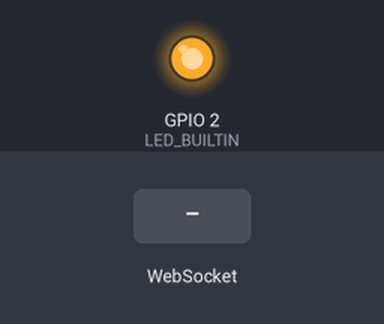
Recording of a sketch running on a simulated ESP32. On the bench: output pins drawn as LEDs (lit = HIGH). The inputs (shaded band) are chosen by the test bench. WiFi joins after 1.5 s; servers stay silent unless stated; random numbers use the default seed unless the sketch sets one; what the sketch prints to the serial monitor is not drawn.

Above: at 2.7 s.
2.8 s: WebSocket text "toggleLED" received
At 4.0 s:
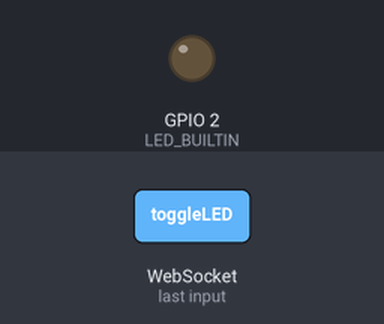
4.3 s: WebSocket text "1" received
Timing chart, 0 to 7.3 s (numbered marks = the images above; inputs shaded):
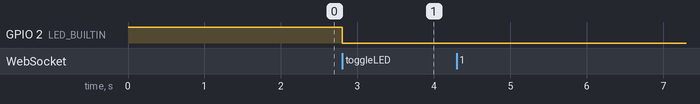

The sketch:

esp32_websocket_server.ino
```cpp
/*
 * ESP32 WebSocket Live Dashboard Server
 * ------------------------------------
 * Libraries required (install via Arduino Library Manager):
 *   - ESPAsyncWebServer  (by me-no-dev)
 *   - AsyncTCP           (by me-no-dev)
 * Make sure you get the mathieucarbou versions
 * /github.com/mathieucarbou/..
 *
 * Board: ESP32 Dev Module (or any ESP32 variant)
 */

#include <WiFi.h>
#include <ESPAsyncWebServer.h>
#include <AsyncTCP.h>

// ── Wi-Fi credentials ───────────────────────────────────────────────────────
const char* WIFI_SSID     = "gatornet";
const char* WIFI_PASSWORD = "g8orWAP2025!";

// ── Server & WebSocket ──────────────────────────────────────────────────────
AsyncWebServer server(80);
AsyncWebSocket  ws("/ws");

// ── Simulated sensor state ──────────────────────────────────────────────────
float    temperature  = 24.0;
float    humidity     = 55.0;
int      lightLevel   = 512;
bool     ledState     = false;
uint32_t uptimeSeconds = 0;

// Broadcast interval (ms)
const uint32_t BROADCAST_INTERVAL = 1000;
uint32_t lastBroadcast = 0;

// ── Embedded HTML page ──────────────────────────────────────────────────────
// Stored in program flash (PROGMEM) to save RAM
const char INDEX_HTML[] PROGMEM = R"rawliteral(
<!DOCTYPE html>
<html lang="en">
<head>
<meta charset="UTF-8">
<meta name="viewport" content="width=device-width, initial-scale=1.0">
<title>ESP32 Live Dashboard</title>
<style>
  @import url('https://fonts.googleapis.com/css2?family=Share+Tech+Mono&family=Exo+2:wght@300;600;800&display=swap');

  :root {
    --bg:       #0a0e1a;
    --panel:    #111827;
    --border:   #1e3a5f;
    --accent:   #00d4ff;
    --accent2:  #ff6b35;
    --green:    #00ff88;
    --text:     #c8d6e5;
    --dim:      #4a6080;
    --glow:     0 0 18px rgba(0,212,255,0.35);
  }

  *, *::before, *::after { box-sizing: border-box; margin: 0; padding: 0; }

  body {
    background: var(--bg);
    color: var(--text);
    font-family: 'Exo 2', sans-serif;
    min-height: 100vh;
    padding: 24px 16px 40px;
    background-image:
      radial-gradient(ellipse 80% 50% at 50% -20%, rgba(0,100,180,0.18) 0%, transparent 60%),
      repeating-linear-gradient(0deg, transparent, transparent 39px, rgba(0,212,255,0.03) 40px),
      repeating-linear-gradient(90deg, transparent, transparent 39px, rgba(0,212,255,0.03) 40px);
  }

  header {
    text-align: center;
    margin-bottom: 32px;
  }
  header h1 {
    font-size: clamp(1.6rem, 4vw, 2.4rem);
    font-weight: 800;
    letter-spacing: 0.08em;
    color: #fff;
    text-transform: uppercase;
  }
  header h1 span { color: var(--accent); }

  .status-bar {
    display: flex;
    align-items: center;
    justify-content: center;
    gap: 10px;
    margin-top: 8px;
    font-family: 'Share Tech Mono', monospace;
    font-size: 0.78rem;
    color: var(--dim);
  }
  .dot {
    width: 8px; height: 8px;
    border-radius: 50%;
    background: var(--dim);
    transition: background 0.4s, box-shadow 0.4s;
  }
  .dot.live { background: var(--green); box-shadow: 0 0 8px var(--green); }

  /* ── Grid ── */
  .grid {
    display: grid;
    gap: 16px;
    max-width: 800px;
    margin: 0 auto;
    grid-template-columns: repeat(auto-fit, minmax(200px, 1fr));
  }

  /* ── Cards ── */
  .card {
    background: var(--panel);
    border: 1px solid var(--border);
    border-radius: 12px;
    padding: 22px 20px 18px;
    position: relative;
    overflow: hidden;
    transition: border-color 0.3s;
  }
  .card::before {
    content: '';
    position: absolute;
    inset: 0;
    background: linear-gradient(135deg, rgba(0,212,255,0.04) 0%, transparent 60%);
    pointer-events: none;
  }
  .card:hover { border-color: var(--accent); box-shadow: var(--glow); }

  .card-icon { font-size: 1.6rem; margin-bottom: 6px; }
  .card-label {
    font-size: 0.68rem;
    font-weight: 600;
    letter-spacing: 0.14em;
    text-transform: uppercase;
    color: var(--dim);
    margin-bottom: 6px;
  }
  .card-value {
    font-family: 'Share Tech Mono', monospace;
    font-size: clamp(1.8rem, 4vw, 2.4rem);
    color: #fff;
    line-height: 1;
  }
  .card-value span { font-size: 0.9rem; color: var(--dim); }

  /* colour accents per card */
  .card.temp  .card-value { color: var(--accent2); }
  .card.humid .card-value { color: var(--accent);  }
  .card.light .card-value { color: #f9c74f; }
  .card.up    .card-value { color: var(--green); font-size: 1.3rem; }

  /* progress bar */
  .bar-wrap {
    margin-top: 10px;
    height: 4px;
    background: rgba(255,255,255,0.07);
    border-radius: 4px;
    overflow: hidden;
  }
  .bar {
    height: 100%;
    border-radius: 4px;
    transition: width 0.8s ease;
  }
  .card.temp  .bar { background: linear-gradient(90deg, #ff6b35, #ff9a00); }
  .card.humid .bar { background: linear-gradient(90deg, #00aaff, #00d4ff); }
  .card.light .bar { background: linear-gradient(90deg, #f9c74f, #ffdd8a); }

  /* ── LED toggle ── */
  .card.led { grid-column: span 2; }
  @media (max-width: 480px) { .card.led { grid-column: span 1; } }

  .led-row {
    display: flex;
    align-items: center;
    justify-content: space-between;
    flex-wrap: wrap;
    gap: 12px;
  }
  .led-indicator {
    width: 28px; height: 28px;
    border-radius: 50%;
    background: #1a2a1a;
    border: 2px solid #2a4a2a;
    transition: background 0.3s, box-shadow 0.3s, border-color 0.3s;
  }
  .led-indicator.on {
    background: var(--green);
    border-color: var(--green);
    box-shadow: 0 0 16px var(--green), 0 0 32px rgba(0,255,136,0.4);
  }

  .btn {
    font-family: 'Exo 2', sans-serif;
    font-weight: 600;
    font-size: 0.82rem;
    letter-spacing: 0.1em;
    text-transform: uppercase;
    padding: 10px 24px;
    border: 1px solid var(--accent);
    border-radius: 8px;
    background: transparent;
    color: var(--accent);
    cursor: pointer;
    transition: background 0.2s, color 0.2s, box-shadow 0.2s;
  }
  .btn:hover {
    background: var(--accent);
    color: var(--bg);
    box-shadow: var(--glow);
  }
  .btn:active { transform: scale(0.97); }

  /* ── Log ── */
  .log-wrap {
    max-width: 800px;
    margin: 20px auto 0;
  }
  .log-label {
    font-size: 0.68rem;
    font-weight: 600;
    letter-spacing: 0.14em;
    text-transform: uppercase;
    color: var(--dim);
    margin-bottom: 6px;
  }
  #log {
    background: var(--panel);
    border: 1px solid var(--border);
    border-radius: 10px;
    padding: 12px 14px;
    height: 110px;
    overflow-y: auto;
    font-family: 'Share Tech Mono', monospace;
    font-size: 0.72rem;
    color: var(--dim);
    line-height: 1.7;
  }
  #log .entry { color: var(--text); }
  #log .entry.cmd { color: var(--accent2); }
</style>
</head>
<body>

<header>
  <h1>ESP32 <span>Live</span> Dashboard</h1>
  <div class="status-bar">
    <div class="dot" id="dot"></div>
    <span id="ws-status">Connecting…</span>
    &nbsp;|&nbsp;
    <span id="ip-label"></span>
  </div>
</header>

<div class="grid">

  <div class="card temp">
    <div class="card-icon">🌡️</div>
    <div class="card-label">Temperature</div>
    <div class="card-value" id="temp">--<span> °C</span></div>
    <div class="bar-wrap"><div class="bar" id="temp-bar" style="width:0%"></div></div>
  </div>

  <div class="card humid">
    <div class="card-icon">💧</div>
    <div class="card-label">Humidity</div>
    <div class="card-value" id="humid">--<span> %</span></div>
    <div class="bar-wrap"><div class="bar" id="humid-bar" style="width:0%"></div></div>
  </div>

  <div class="card light">
    <div class="card-icon">☀️</div>
    <div class="card-label">Light Level</div>
    <div class="card-value" id="light">--<span> /1023</span></div>
    <div class="bar-wrap"><div class="bar" id="light-bar" style="width:0%"></div></div>
  </div>

  <div class="card up">
    <div class="card-icon">⏱️</div>
    <div class="card-label">Uptime</div>
    <div class="card-value" id="uptime">--</div>
  </div>

  <div class="card led">
    <div class="card-label" style="margin-bottom:14px">Built-in LED Control</div>
    <div class="led-row">
      <div style="display:flex;align-items:center;gap:14px">
        <div class="led-indicator" id="led-dot"></div>
        <span id="led-status" style="font-family:'Share Tech Mono',monospace;font-size:0.9rem">OFF</span>
      </div>
      <button class="btn" id="toggle-btn" onclick="toggleLED()">Toggle LED</button>
    </div>
  </div>

</div>

<div class="log-wrap">
  <div class="log-label">WebSocket Log</div>
  <div id="log"></div>
</div>

<script>
  const dot     = document.getElementById('dot');
  const wsStat  = document.getElementById('ws-status');
  const ipLabel = document.getElementById('ip-label');
  const logEl   = document.getElementById('log');

  function logMsg(msg, cls = 'entry') {
    const d = new Date();
    const t = d.toTimeString().slice(0,8);
    logEl.innerHTML += `<div class="${cls}">[${t}] ${msg}</div>`;
    logEl.scrollTop = logEl.scrollHeight;
    if (logEl.children.length > 60) logEl.removeChild(logEl.firstChild);
  }

  function fmtUptime(s) {
    const h = Math.floor(s / 3600).toString().padStart(2,'0');
    const m = Math.floor((s % 3600) / 60).toString().padStart(2,'0');
    const sec = (s % 60).toString().padStart(2,'0');
    return `${h}:${m}:${sec}`;
  }

  // ── WebSocket ──────────────────────────────────────────────────────────────
  let ws, reconnectTimer;

  function connect() {
    const host = location.hostname;
    ipLabel.textContent = host;
    ws = new WebSocket(`ws://${host}/ws`);

    ws.onopen = () => {
      dot.classList.add('live');
      wsStat.textContent = 'Connected';
      logMsg('WebSocket connected ✓');
      clearTimeout(reconnectTimer);
    };

    ws.onclose = () => {
      dot.classList.remove('live');
      wsStat.textContent = 'Disconnected — retrying…';
      logMsg('Connection lost, reconnecting in 3 s…');
      reconnectTimer = setTimeout(connect, 3000);
    };

    ws.onerror = (e) => logMsg('WebSocket error');

    ws.onmessage = (evt) => {
      try {
        const d = JSON.parse(evt.data);

        if (d.type === 'state') {
          document.getElementById('temp').innerHTML   = `${d.temperature.toFixed(1)}<span> °C</span>`;
          document.getElementById('humid').innerHTML  = `${d.humidity.toFixed(1)}<span> %</span>`;
          document.getElementById('light').innerHTML  = `${d.light}<span> /1023</span>`;
          document.getElementById('uptime').textContent = fmtUptime(d.uptime);

          document.getElementById('temp-bar').style.width  = `${Math.min((d.temperature / 60) * 100, 100)}%`;
          document.getElementById('humid-bar').style.width = `${d.humidity}%`;
          document.getElementById('light-bar').style.width = `${(d.light / 1023) * 100}%`;

          const ledOn = d.led;
          document.getElementById('led-dot').classList.toggle('on', ledOn);
          document.getElementById('led-status').textContent = ledOn ? 'ON' : 'OFF';

          logMsg(`temp=${d.temperature.toFixed(1)}°C  hum=${d.humidity.toFixed(1)}%  light=${d.light}  led=${ledOn ? 'ON' : 'OFF'}`);
        }
      } catch(e) { logMsg('Parse error: ' + evt.data); }
    };
  }

  function toggleLED() {
    if (ws && ws.readyState === WebSocket.OPEN) {
      ws.send(JSON.stringify({ cmd: 'toggleLED' }));
      logMsg('→ sent: toggleLED', 'entry cmd');
    } else {
      logMsg('Not connected', 'entry cmd');
    }
  }

  connect();
</script>
</body>
</html>
)rawliteral";


// ── WebSocket event handler ─────────────────────────────────────────────────
void onWsEvent(AsyncWebSocket* server, AsyncWebSocketClient* client,
               AwsEventType type, void* arg, uint8_t* data, size_t len)
{
  if (type == WS_EVT_CONNECT) {
    Serial.printf("[WS] Client #%u connected from %s\n",
                  client->id(), client->remoteIP().toString().c_str());
    // Send current state immediately on connect
    broadcastState();

  } else if (type == WS_EVT_DISCONNECT) {
    Serial.printf("[WS] Client #%u disconnected\n", client->id());

  } else if (type == WS_EVT_DATA) {
    AwsFrameInfo* info = (AwsFrameInfo*)arg;
    if (info->final && info->index == 0 && info->len == len && info->opcode == WS_TEXT) {
      // Null-terminate and parse
      String msg = String((char*)data).substring(0, len);
      Serial.printf("[WS] Message from #%u: %s\n", client->id(), msg.c_str());

      // Simple command parsing (no JSON library needed for a single key)
      if (msg.indexOf("toggleLED") != -1) {
        ledState = !ledState;
        digitalWrite(LED_BUILTIN, ledState ? LOW : HIGH);
        Serial.printf("[WS] LED toggled → %s\n", ledState ? "ON" : "OFF");
        broadcastState();   // push update to all clients immediately
      }
    }
  } else if (type == WS_EVT_ERROR) {
    Serial.printf("[WS] Error on client #%u\n", client->id());
  }
}

// ── Build & broadcast JSON state ────────────────────────────────────────────
void broadcastState() {
  // Build JSON manually (avoids ArduinoJson dependency)
  char buf[256];
  snprintf(buf, sizeof(buf),
    "{\"type\":\"state\","
    "\"temperature\":%.2f,"
    "\"humidity\":%.2f,"
    "\"light\":%d,"
    "\"led\":%s,"
    "\"uptime\":%lu}",
    temperature, humidity, lightLevel,
    ledState ? "true" : "false",
    uptimeSeconds);

  ws.textAll(buf);
}

// ── Simulate sensor readings ─────────────────────────────────────────────────
void updateSensors() {
  // Replace these with real sensor reads, e.g.:
  //   temperature = dht.readTemperature();
  //   humidity    = dht.readHumidity();
  //   lightLevel  = analogRead(34);

  temperature  += (float)(random(-20, 21)) / 10.0f;  // ±2 °C drift
  humidity     += (float)(random(-10, 11)) / 10.0f;  // ±1 % drift
  lightLevel   += random(-30, 31);

  // Clamp values
  temperature = constrain(temperature, 10.0f, 55.0f);
  humidity    = constrain(humidity,     0.0f, 100.0f);
  lightLevel  = constrain(lightLevel,   0,    1023);

  uptimeSeconds = millis() / 1000;
}

// ── setup ───────────────────────────────────────────────────────────────────
void setup() {
  Serial.begin(115200);
  pinMode(LED_BUILTIN, OUTPUT);
  digitalWrite(LED_BUILTIN, HIGH);

  // Connect to Wi-Fi
  Serial.printf("\nConnecting to %s", WIFI_SSID);
  WiFi.mode(WIFI_STA);
  WiFi.begin(WIFI_SSID, WIFI_PASSWORD);
  while (WiFi.status() != WL_CONNECTED) { delay(500); Serial.print('.'); }
  Serial.printf("\nConnected! IP: %s\n", WiFi.localIP().toString().c_str());

  // Attach WebSocket handler
  ws.onEvent(onWsEvent);
  server.addHandler(&ws);

  // Serve the HTML page
  server.on("/", HTTP_GET, [](AsyncWebServerRequest* req) {
    req->send_P(200, "text/html", INDEX_HTML);
  });

  // 404 fallback
  server.onNotFound([](AsyncWebServerRequest* req) {
    req->send(404, "text/plain", "Not found");
  });

  server.begin();
  Serial.println("HTTP server started. Open: http://" + WiFi.localIP().toString());
}

// ── loop ────────────────────────────────────────────────────────────────────
void loop() {
  ws.cleanupClients();   // remove stale connections

  uint32_t now = millis();
  if (now - lastBroadcast >= BROADCAST_INTERVAL) {
    lastBroadcast = now;
    updateSensors();
    broadcastState();
  }
}
```

Measured:
- after the input at 2.8 s, GPIO 2 (LED_BUILTIN): HIGH → LOW at once
- after the input at 4.3 s, every drawn part: stays the same
